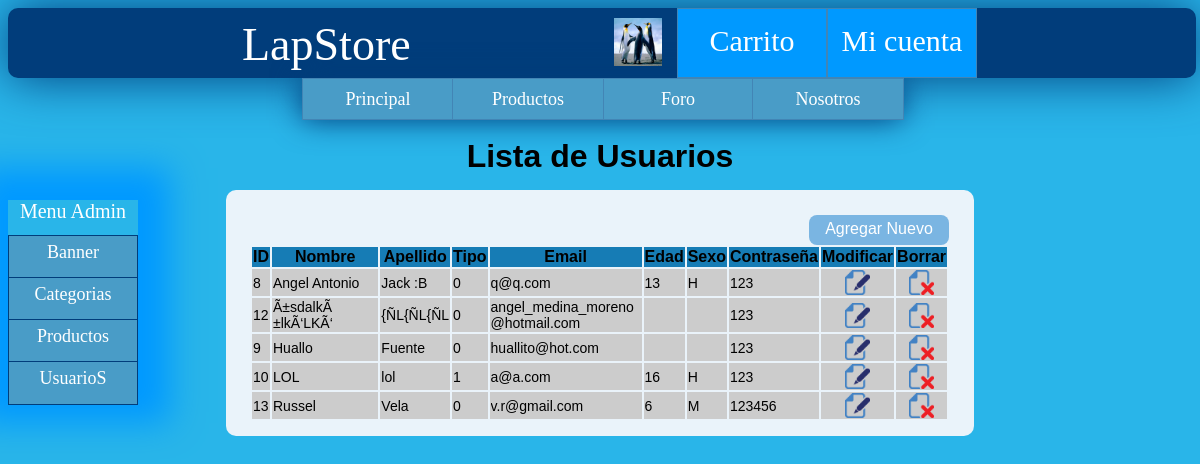
The page /adm_usuarios_lista.php (signed in) on the database its author committed.
### tables this page shows
CREATE TABLE IF NOT EXISTS `usuarios` (
  `usuarioId` int(11) NOT NULL AUTO_INCREMENT,
  `email` varchar(80) NOT NULL,
  `nombre` varchar(20) DEFAULT NULL,
  `tipo` int(2) DEFAULT NULL,
  `apellido` varchar(20) DEFAULT NULL,
  `descripcion` varchar(1000) DEFAULT NULL,
  `edad` int(11) DEFAULT NULL,
  `sexo` varchar(1) DEFAULT NULL,
  `url_foto` varchar(80) DEFAULT NULL,
  `contrasenia` varchar(15) DEFAULT NULL,
  PRIMARY KEY (`usuarioId`)
);

### include_php/DB/conexionGeneral.php (called while the page is built, shortened)
<?php
    function selecionarBD($conexion) {
        return mysql_select_db($GLOBALS["base_datos"], $conexion);
    }
    function ejecutarConsulta($query,$onexion) {
        return mysql_query($query, $onexion);
    }
    function cerrarConexion($conexion) {
        return @mysql_close($conexion);
    }
?>

### include_php/DB/usuarioDB.php (called while the page is built, shortened)
<?php
    include_once 'conexionGeneral.php';
    function obtenerTodosUsuarios(){
        $conexion=abrirConexion();
        $sql = "SELECT * FROM usuarios ORDER BY nombre ASC";
        $resultado_peticion = ejecutarConsulta($sql,$conexion);
        $indice=0;
        $categorias = array();
        while ($fila = mysql_fetch_array($resultado_peticion)){
            $indice++;
            $categorias[$indice]=$fila;
        }
        return $categorias;
    }
    ?>

### include_php/_gestion_usuario.php (the view, shortened to what this page needs)
<?php
include_once 'DB/usuarioDB.php';
function listarUsuarios() {
    $SALTO = "\n";
    $usuarios = obtenerTodosUsuarios();
    $cadena_post = "";
    $index = 1;
    foreach ($usuarios as $usuario) {
        if ($usuario['usuarioId'] != $_SESSION['usuarioId']) {
            $class = "";
            if ($index % 2 == 0)
                $class = "par";
            $cadena_post .='            <tr class="' . $class . '">' . $SALTO;
            $cadena_post .='                <td>' . $usuario['usuarioId'] . '</td>' . $SALTO;
            $cadena_post .='                <td>' . $usuario['nombre'] . '</td>' . $SALTO;
            $cadena_post .='                <td>' . $usuario['apellido'] . '</td>' . $SALTO;
            $cadena_post .='                <td>' . $usuario['tipo'] . '</td>' . $SALTO;
            $cadena_post .='                <td class="email"><div>' . $usuario['email'] . '</div></td>' . $SALTO;
            $cadena_post .='                <td>' . $usuario['edad'] . '</td>' . $SALTO;
            $cadena_post .='                <td>' . $usuario['sexo'] . '</td>' . $SALTO;
            $cadena_post .='                <td>' . $usuario['contrasenia'] . '</td>' . $SALTO;
            $cadena_post .='                <td class="editar"><a href="adm_usuario_modificar.php?usuarioId=' . $usuario['usuarioId'] . '"><img src="img/utileria/editar.png" alt="Editar"/></a></td>' . $SALTO;
            $cadena_post .='               	<td class="borrar"><a onclick="confirmarEliminacionUsuario(' . $usuario['usuarioId'] . ')" href="#"><img src="img/utileria/borrar.png" alt="Borrar"/></a></td>' . $SALTO;
            $cadena_post .='            </tr>' . $SALTO;
            $index++;
        }
    }
    return $cadena_post;
}
?>

### css/css_plantilla.css (style rules this page uses)
body { overflow-y:scroll; background:#29B5E9; font-family:Arial, Helvetica, sans-serif; }
p,h1,form,table,label,input,div,textarea,select,li,ul { border:0;margin:0;padding:0; }
a { text-decoration:none; }
img[alt] { font-size: 9px; }

### css/css_menu_adm.css (style rules this page uses)
ul,a { margin: 0px; padding: 0px; outline: 0; }

### css/css_tablas.css (style rules this page uses)
table td.email div { margin: 0px; padding: 0px; width: 150px; overflow:auto; word-wrap: break-word; }
div.tabla table tr.par { background:#7AB5E2; }
div.tabla table tr td.borrar,div.tabla table tr td.editar { text-align:center; }
div.tabla table tr td img { width:25px; height:25px; }
div.tabla table tr td { font-size:14px; background:#CCC; }

### rows shown on the page
usuarios: usuarioId "8", nombre "Angel Antonio", apellido "Jack :B", tipo "0", email "q@q.com", edad "13", sexo "H", contrasenia "123"
usuarios: usuarioId "12", nombre "Ã±sdalkÃ ±lkÃ‘LKÃ‘", apellido "{ÑL{ÑL{ÑL", tipo "0", email "angel_medina_moreno@hotmail.com", contrasenia "123"
usuarios: usuarioId "9", nombre "Huallo", apellido "Fuente", tipo "0", email "huallito@hot.com", contrasenia "123"
usuarios: usuarioId "10", nombre "LOL", apellido "lol", tipo "1", email "a@a.com", edad "16", sexo "H", contrasenia "123"
usuarios: usuarioId "13", nombre "Russel", apellido "Vela", tipo "0", email "v.r@gmail.com", edad "6", sexo "M", contrasenia "123456"
